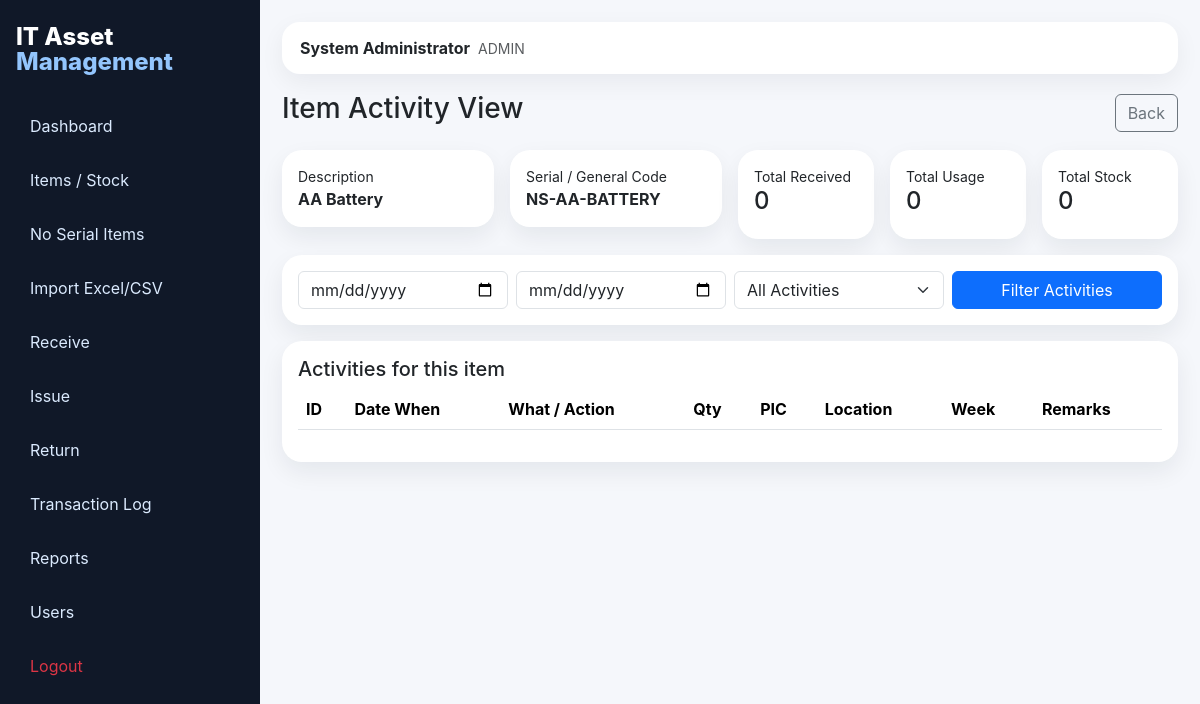
The page /view_item.php?id=3 (signed in) on the database its author committed.
### tables this page shows
CREATE TABLE items (
 id INT AUTO_INCREMENT PRIMARY KEY,
 item_description VARCHAR(150) NOT NULL,
 serial_number VARCHAR(80) NULL COMMENT 'Serialized asset serial or general item code for non-serialized stock items.',
 location VARCHAR(80) DEFAULT NULL,
 uom VARCHAR(20) DEFAULT 'Pc',
 boh INT NOT NULL DEFAULT 0,
 total_received INT NOT NULL DEFAULT 0,
 total_issued INT NOT NULL DEFAULT 0,
 total_returned INT NOT NULL DEFAULT 0,
 actual_stock INT NOT NULL DEFAULT 0,
 status ENUM('Available','Issued','Low Stock','Out of Stock') NOT NULL DEFAULT 'Available',
 current_co VARCHAR(100) DEFAULT NULL,
 reorder_level INT NOT NULL DEFAULT 5,
 created_at TIMESTAMP DEFAULT CURRENT_TIMESTAMP,
 updated_at TIMESTAMP DEFAULT CURRENT_TIMESTAMP ON UPDATE CURRENT_TIMESTAMP,
 UNIQUE KEY uq_items_serial_number (serial_number),
 KEY idx_items_description (item_description),
 KEY idx_items_status (status)
);

### config/db.php (called while the page is built, shortened)
<?php
function e($v){ return htmlspecialchars((string)$v, ENT_QUOTES, 'UTF-8'); }
?>

### view_item.php (the view, shortened to what this page needs)
<?php include 'includes/header.php';
$id=(int)($_GET['id']??0);
$st=$conn->prepare('SELECT *, (boh+total_received+total_returned-total_issued) stock, ((boh+total_received+total_returned-total_issued)-actual_stock) variance FROM items WHERE id=?');
$st->bind_param('i',$id); $st->execute(); $item=$st->get_result()->fetch_assoc();
?>
<div class='d-flex justify-content-between align-items-center mb-3'><h3>Item Activity View</h3><a href='items.php' class='btn btn-outline-secondary'>Back</a></div>
<div class='row g-3 mb-3'>
 <div class='col-md-3'><div class='card cardx p-3'><small>Description</small><b><?=e($item['item_description'])?></b></div></div>
 <div class='col-md-3'><div class='card cardx p-3'><small>Serial / General Code</small><b><?=e($item['serial_number'])?></b></div></div>
 <div class='col-md-2'><div class='card cardx p-3'><small>Total Received</small><h4><?=$item['total_received']?></h4></div></div>
 <div class='col-md-2'><div class='card cardx p-3'><small>Total Usage</small><h4><?=$item['total_issued']?></h4></div></div>
 <div class='col-md-2'><div class='card cardx p-3'><small>Total Stock</small><h4><?=$item['stock']?></h4></div></div>
</div>
<div class='card cardx p-3 mb-3'><form class='row g-2'>
 <div class='col-md-3'><input type='date' class='form-control' name='from' value='<?=e($_GET['from']??'')?>'></div>
 <div class='col-md-3'><input type='date' class='form-control' name='to' value='<?=e($_GET['to']??'')?>'></div>
 <div class='col-md-3'><select class='form-select' name='action_type'><option value=''>All Activities</option></select></div>
 <div class='col-md-3'><button class='btn btn-primary w-100'>Filter Activities</button></div>
</form></div>
<div class='card cardx p-3'><h5>Activities for this item</h5><table class='table table-hover datatable'><thead><tr><th>ID</th><th>Date When</th><th>What / Action</th><th>Qty</th><th>PIC</th><th>Location</th><th>Week</th><th>Remarks</th></tr></thead></table></div>
<?php include 'includes/footer.php'; ?>

### assets/css/style.css (style rules this page uses)
:root { --side:#101828;--accent:#2563eb;--bg:#f5f7fb }
body { background:var(--bg);font-family:Inter,Arial,sans-serif }
.cardx { background:#fff;border:0;border-radius:20px;box-shadow:0 10px 25px rgba(16,24,40,.07) }

### rows shown on the page
items: item_description "AA Battery", serial_number "NS-AA-BATTERY", total_received "0", total_issued "0"

### other values the page prints
$_SESSION['name'] "System Administrator"
$_SESSION['role'] "ADMIN"
$item['stock'] "0"
